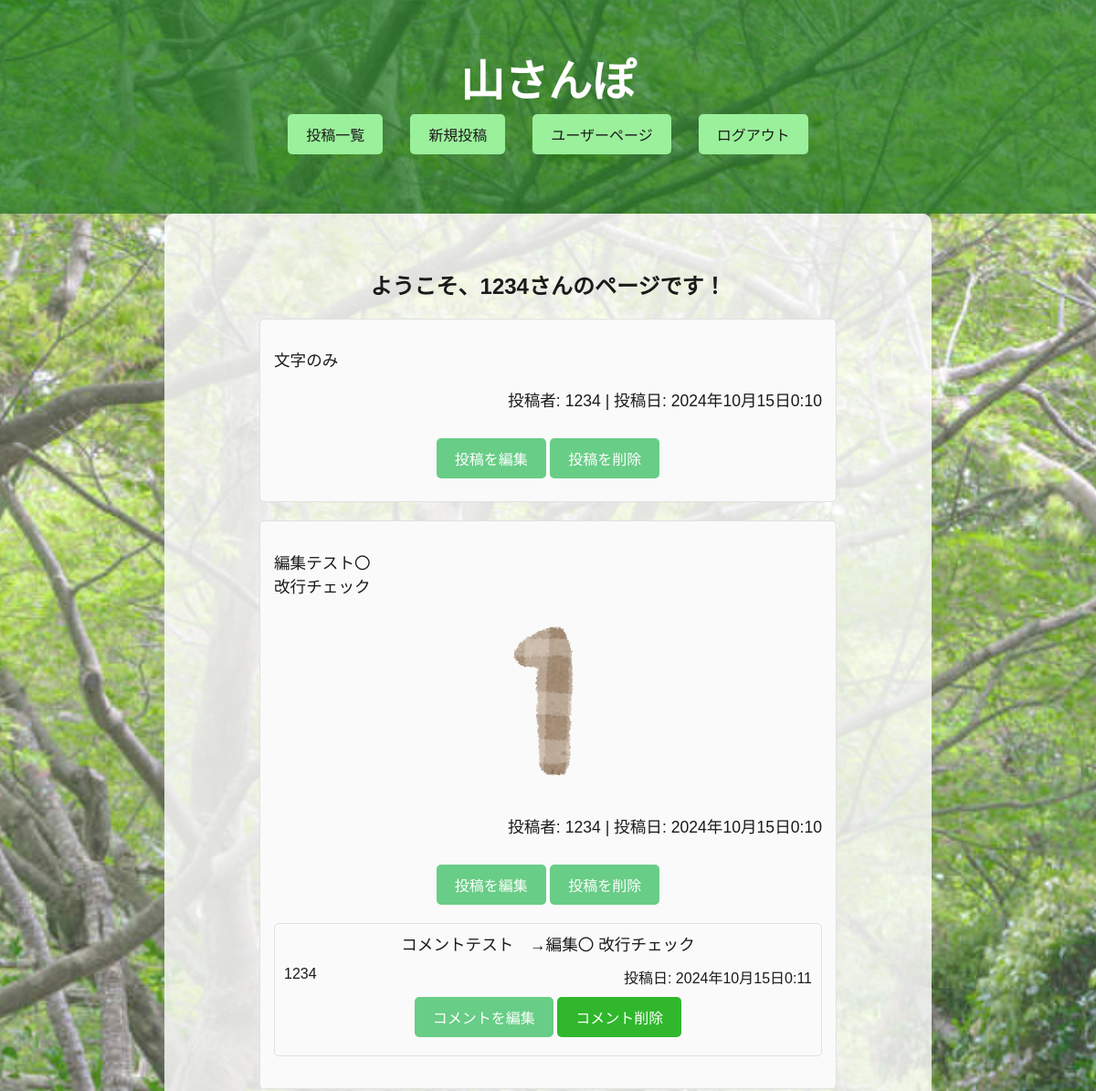
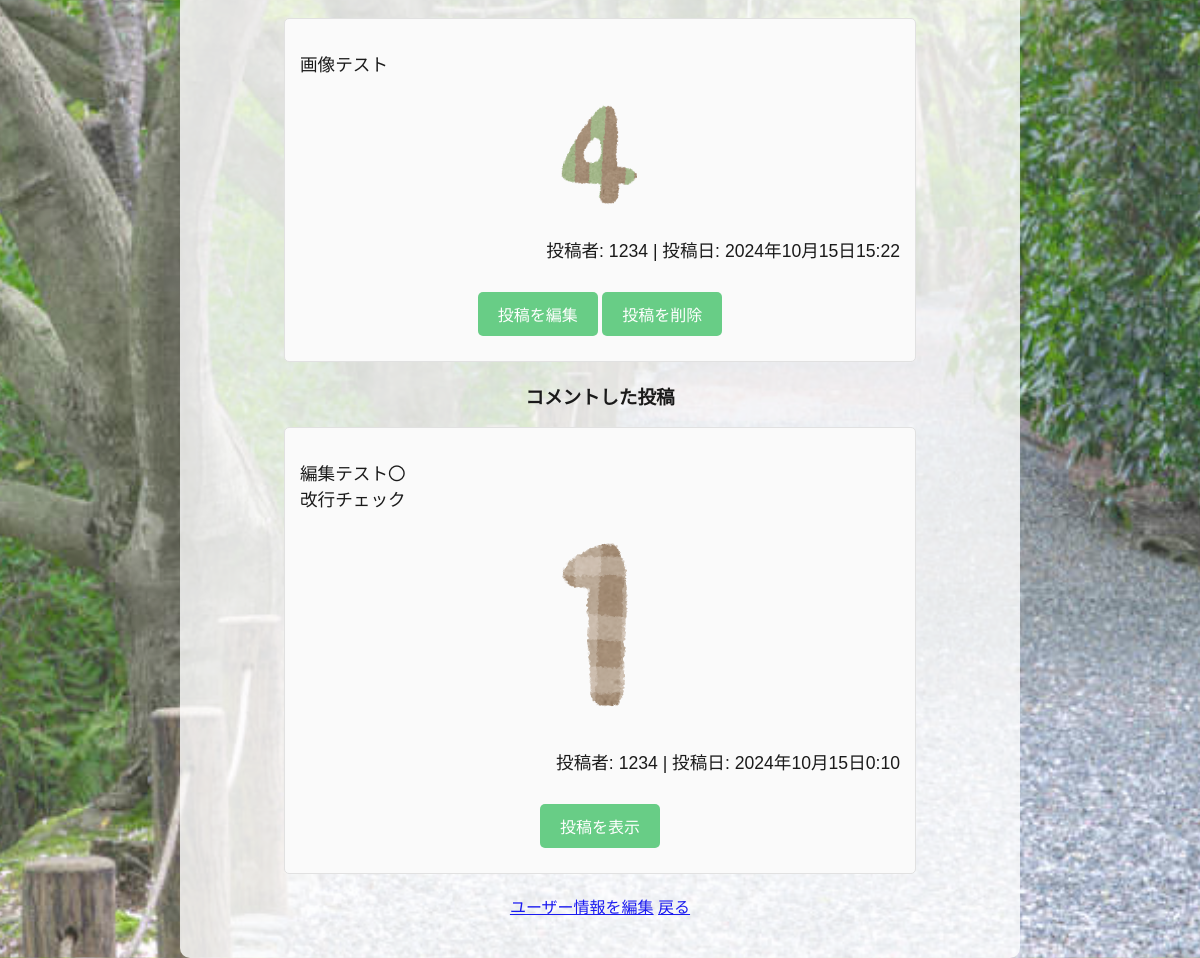
Screenshot of /user/ (signed in) with the database file from the repository (2 pictures, top to bottom).
### posts/models.py (models this page shows, shortened)
class Post(models.Model):
    user = models.ForeignKey(User, on_delete=models.CASCADE)
    picture = models.ImageField(upload_to='images/', blank=True, null=True)
    contents = models.TextField(blank=True, null=True)
    created_at = models.DateTimeField(auto_now_add=True)
    updated_at = models.DateTimeField(auto_now=True)
    is_active = models.BooleanField(default=True)

class Comment(models.Model):
    user = models.ForeignKey(User, on_delete=models.CASCADE)
    post = models.ForeignKey(Post, related_name='comments', on_delete=models.CASCADE)
    content = models.TextField()
    created_at = models.DateTimeField(auto_now_add=True)

### posts/views.py (the view)
# urls.py: path('user/', views.user_page, name='user_page'),  # ユーザーページ
@login_required
def user_page(request):
    user_posts = Post.objects.filter(user=request.user)
    user_comments = Comment.objects.filter(user=request.user)
    commented_posts = Post.objects.filter(comments__in=user_comments).distinct()
    return render(request, 'user_page.html', {
        'user_posts': user_posts,
        'commented_posts': commented_posts
    })

### posts/templates/user_page.html (shortened to what this page needs)
{% extends 'base.html' %}
{% block content %}
<div class="centered-container">
    <h2>ようこそ、{{ request.user.username }}さんのページです！</h2>
    <ul style="list-style-type: none; padding-left: 0;">
        {% for post in user_posts %}
            <div class="post" style="margin-bottom: 20px; padding: 15px; border: 1px solid #ddd; border-radius: 5px; background-color: #f9f9f9;">
                <p style="text-align: left;">{{ post.contents|linebreaksbr }}</p>
                {% if post.picture %}
                    <img src="{{ post.picture.url }}" alt="投稿画像" style="max-width: 100%; height: auto;">
                {% endif %}
                <p style="text-align: right;">投稿者: {{ post.user.username }} | 投稿日: {{ post.created_at }}</p>
                <a href="{% url 'edit_post' post.id %}" class="comment-edit-button">投稿を編集</a>
                <a href="{% url 'delete_post' post.id %}" class="comment-delete-button">投稿を削除</a>
                {% for comment in post.comments.all %}
                    <div class="comment" style="padding: 10px; border-top: 1px solid #ddd; margin-top: 10px;">
                        <p>{{ comment.content }}</p>
                        <div class="comment-details" style="display: flex; justify-content: space-between;">
                            <span>{{ comment.user.username }}</span>
                            <span>投稿日: {{ comment.created_at }}</span>
                        </div>
                        {% if comment.user == request.user %}
                            <a href="{% url 'edit_comment' comment.id %}" class="comment-edit-button">コメントを編集</a>
                            <form method="POST" action="{% url 'delete_comment' comment.id %}" onsubmit="return confirm('本当にこのコメントを削除しますか？');" style="display: inline;">
                                <button type="submit" class="comment-delete-button">コメント削除</button>
                            </form>
                        {% endif %}
                    </div>
                {% endfor %}
            </div>
        {% empty %}
            <p>投稿がありません。</p>
        {% endfor %}
    </ul>
    <h3>コメントした投稿</h3>
    <ul style="list-style-type: none; padding-left: 0;">
        {% for post in commented_posts %}
            <div class="post" style="margin-bottom: 20px; padding: 15px; border: 1px solid #ddd; border-radius: 5px; background-color: #f9f9f9;">
                <p style="text-align: left;">{{ post.contents|linebreaksbr }}</p>
                {% if post.picture %}
                    <img src="{{ post.picture.url }}" alt="投稿画像" style="max-width: 100%; height: auto;">
                {% endif %}
                <p style="text-align: right;">投稿者: {{ post.user.username }} | 投稿日: {{ post.created_at }}</p>
                <a href="{% url 'post_detail' post.id %}" class="comment-edit-button">投稿を表示</a>
            </div>
        {% empty %}
            <p>コメントした投稿がありません。</p>
        {% endfor %}
    </ul>
    <a href="{% url 'edit_user' %}">ユーザー情報を編集</a>
    <a href="{% url 'home' %}">戻る</a>
</div>
{% endblock %}

### static/css/style.css (style rules this page uses)
body { font-family: Arial, sans-serif; margin: 0; padding: 0; background-color: hsl(208, 59%, 81%); background-image: url('/static/images/nature-background.jpg'); background-size: cover; background-position: center; }
body::after { content: ''; position: absolute; top: 0; left: 0; right: 0; bottom: 0; background-color: rgba(255, 255, 255, 0.1); pointer-events: none; }
.centered-container { max-width: 800px; margin: 0 auto; padding: 20px; text-align: center; }
form { display: flex; flex-direction: column; margin: 20px 0; }
form button { background-color: #006400; color: white; padding: 10px; border: none; border-radius: 5px; font-size: 1em; cursor: pointer; }
.post { width: 100%; max-width: 600px; margin: 10px 0; border: 1px solid #ddd; padding: 15px; border-radius: 5px; background-color: #f9f9f9; }
.post p { font-size: 1.1em; line-height: 1.5em; }
.post img { max-width: 100%; height: auto; border-radius: 5px; }
.comment { width: 100%; max-width: 800px; margin: 20px auto; padding: 15px; background-color: #f9f9f9; border-radius: 5px; border: 1px solid #ddd; box-sizing: border-box; }
.comment-details { display: flex; justify-content: space-between; width: 100%; margin-top: 10px; }
.comment p { width: 100%; margin: 0; line-height: 1.5; word-wrap: break-word; }
ul { list-style-type: none; padding-left: 0; }
img { max-width: 100%; height: auto; border-radius: 5px; }
.post, form { margin: 0 auto; max-width: 600px; }
form { display: flex; flex-direction: column; align-items: center; }
form input, form textarea, form button { width: 100%; max-width: 600px; margin-bottom: 10px; padding: 10px; font-size: 1em; border-radius: 5px; }
.comment-edit-button, .comment-delete-button { display: inline-block; padding: 10px 20px; margin: 10px 0; text-decoration: none; color: white; background-color: #57c778; border-radius: 5px; text-align: center; transition: background-color 0.3s ease; cursor: pointer; width: auto; }
form button.comment-delete-button { display: inline-block; padding: 10px 20px; margin: 10px 0; text-decoration: none; color: white; background-color: #19af14; border-radius: 5px; cursor: pointer; transition: background-color 0.3s ease; width: auto; }

### rows the page displays
Post: contents "文字のみ", user.username "1234", created_at "2024年10月15日0:10"
Post: contents "編集テスト〇 改行チェック", picture (picture), user.username "1234", created_at "2024年10月15日0:10"
Comment: content "コメントテスト →編集〇 改行チェック", user.username "1234", created_at "2024年10月15日0:11", shows "コメントを編集"
Post: contents "画像テスト", picture (picture), user.username "1234", created_at "2024年10月15日15:22"

### other values shown
{{ request.user.username }} "1234"
